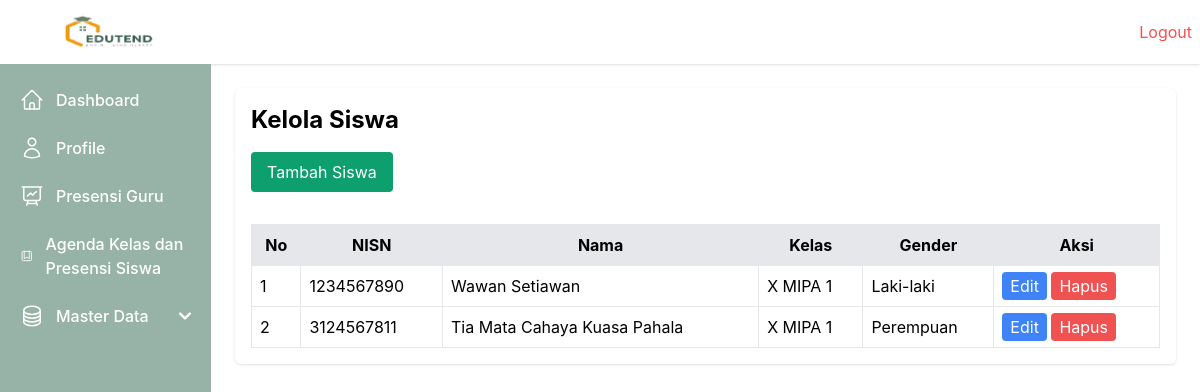
/siswa/ (signed in), run on an earlier commit of the app's database.
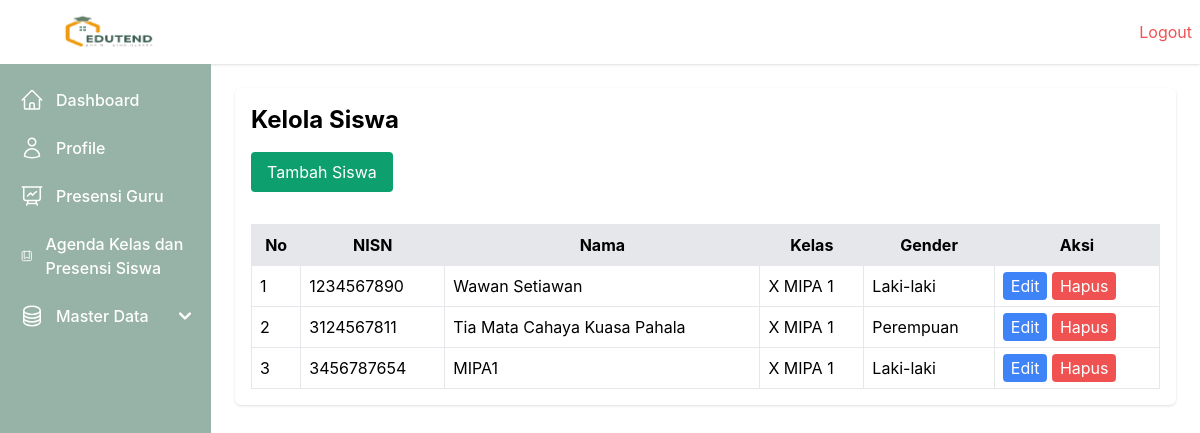
And on a later commit of the database.
### webabsensi/models.py (models this page shows, shortened)
class Student(models.Model):
    GENDER_CHOICES = [
        ('L', 'Laki-laki'),
        ('P', 'Perempuan'),
    ]
    nisn = models.CharField(max_length=20, unique=True)
    id_kelas = models.ForeignKey(Class, on_delete=models.CASCADE)
    nama = models.CharField(max_length=50)
    gender = models.CharField(max_length=1, choices=GENDER_CHOICES)
    created_at = models.DateTimeField(auto_now_add=True)
    updated_at = models.DateTimeField(auto_now=True)

class Class(models.Model):
    nama_kelas = models.CharField(max_length=50, unique=True)
    created_at = models.DateTimeField(auto_now_add=True)
    updated_at = models.DateTimeField(auto_now=True)

### webabsensi/views.py (the view)
        def wrapper(request, *args, **kwargs):
            user_id = request.session.get('user_id')
            if not user_id:
                messages.error(request, 'Anda harus login terlebih dahulu.')
                return redirect('login')
            user = User.objects.get(id=request.session['user_id'])
            if user.role not in allowed_roles:
                return render(request, '403.html', {'message': 'Anda tidak memiliki izin untuk mengakses halaman ini.'})
            request.user = user  # Tambahkan user ke request agar dapat digunakan di template
            return view_func(request, *args, **kwargs)

### webabsensi/views.py (called while the page is built)
def role_required(allowed_roles):
    def decorator(view_func):
        def wrapper(request, *args, **kwargs):
            user_id = request.session.get('user_id')
            if not user_id:
                messages.error(request, 'Anda harus login terlebih dahulu.')
                return redirect('login')
            user = User.objects.get(id=request.session['user_id'])
            if user.role not in allowed_roles:
                return render(request, '403.html', {'message': 'Anda tidak memiliki izin untuk mengakses halaman ini.'})
            request.user = user  # Tambahkan user ke request agar dapat digunakan di template
            return view_func(request, *args, **kwargs)
        return wrapper
    return decorator

@role_required(['Tata Usaha', 'Kepala Sekolah'])
def manage_students(request):
    students = Student.objects.select_related('id_kelas').all()
    context = {'students': students}
    return render(request, 'students/manage_students.html', context)

### webabsensi/templates/students/manage_students.html (shortened to what this page needs)
{% extends 'base.html' %} {% block content %}
<div class="">
  <h1 class="text-2xl font-bold mb-4">Kelola Siswa</h1>
  <a
    href="{% url 'add_student' %}"
    class="bg-green-500 text-white px-4 py-2 rounded mb-4 inline-block"
    >Tambah Siswa</a
  >
  <table id="students-table" class="w-full mt-4 border">
    <thead class="bg-gray-200">
      <tr>
        <th class="p-2 border">No</th>
        <th class="p-2 border">NISN</th>
        <th class="p-2 border">Nama</th>
        <th class="p-2 border">Kelas</th>
        <th class="p-2 border">Gender</th>
        <th class="p-2 border">Aksi</th>
      </tr>
    </thead>
    <tbody>
      {% for student in students %}
      <tr>
        <td class="p-2 border">{{ forloop.counter }}</td>
        <td class="p-2 border">{{ student.nisn }}</td>
        <td class="p-2 border">{{ student.nama }}</td>
        <td class="p-2 border">{{ student.id_kelas.nama_kelas }}</td>
        <td class="p-2 border">{{ student.get_gender_display }}</td>
        <td class="p-2 border">
          <a
            href="{% url 'edit_student' student.id %}"
            class="bg-blue-500 text-white px-2 py-1 rounded"
            >Edit</a
          >
          <a
            href="{% url 'delete_student' student.id %}"
            class="bg-red-500 text-white px-2 py-1 rounded"
            onclick="return confirm('Yakin ingin menghapus siswa ini? Semua data yang terkait siswa ini akan dihapus, seperti absensi dll')"
            >Hapus</a
          >
        </td>
      </tr>
      {% endfor %}
    </tbody>
  </table>
</div>
{% endblock %}

### webabsensi/templates/base.html (shortened to what this page needs)
<!DOCTYPE html>
<html lang="en">
  <head>
    {% load static %}
    <link rel="stylesheet" href="{% static '/css/output.css' %}" />
    <link
      href="https://cdn.jsdelivr.net/npm/flowbite@2.5.2/dist/flowbite.min.css"
      rel="stylesheet"
    />
  </head>
  <body class="h-screen">
    {% include "navbar.html" %}
    <div class="flex justify-between">
      {% include "sidebar.html" %}
      <div class="w-full">
        <div class="p-6 flex-1 overflow-y-auto">
          <div class="bg-white p-4 shadow rounded-md">
            {% block content %} {% endblock %}
          </div>
        </div>
      </div>
    </div>
  </body>
</html>

### webabsensi/templates/navbar.html
{% load static %}
<div class="bg-white w-full p-2 shadow flex justify-between p-0">
  <div class="w-[200px] flex justify-center">
    <img src="{% static '/logo/logo-baru.png' %}" class="h-12" />
  </div>
  <div class="items-center flex justify-center">
    <a href="{% url 'logout' %}" class="text-red-500">Logout</a>
  </div>
</div>

### webabsensi/templates/sidebar.html (shortened to what this page needs)
{% load static %}
<aside
  id="default-sidebar"
  class="fixed md:relative top-0 left-0 z-40 w-64 h-screen transition-transform -translate-x-full sm:translate-x-0"
  aria-label="Sidebar"
>
  <div class="h-full px-3 py-4 overflow-y-auto bg-custom-green text-white">
    <ul class="space-y-2 font-medium">
      <li>
        <a
          href="/dashboard"
          class="flex items-center p-2 text-white rounded-lg dark:text-white hover:bg-gray-100 dark:hover:bg-gray-700 group"
        >
          <span class="ms-3">Dashboard</span>
        </a>
      </li>
      <li>
        <a
          href="{% url 'profile' %}"
          class="flex items-center p-2 text-white rounded-lg dark:text-white hover:bg-gray-100 dark:hover:bg-gray-700 group"
        >
          <span class="ms-3">Profile</span>
        </a>
      </li>
      <li>
        <a
          href="{% url 'manage_attendance_guru' %}"
          class="flex items-center p-2 text-white rounded-lg dark:text-white hover:bg-gray-100 dark:hover:bg-gray-700 group"
        >
          <span class="ms-3">Presensi Guru</span>
        </a>
      </li>
      <li>
        <a
          href="{% url 'manage_absensi_siswa' %}"
          class="flex items-center p-2 text-white rounded-lg dark:text-white hover:bg-gray-100 dark:hover:bg-gray-700 group"
        >
          <span class="ms-3">Agenda Kelas dan Presensi Siswa</span>
        </a>
      </li>
      {% if user.role == "Tata Usaha" or user.role == "Kepala Sekolah" %}
      <li>
        <button
          type="button"
          class="flex items-center w-full p-2 text-base text-white transition duration-75 rounded-lg group hover:bg-gray-100 dark:text-white dark:hover:bg-gray-700"
          aria-controls="dropdown-example"
          data-collapse-toggle="dropdown-example"
        >
          <span class="flex-1 ms-3 text-left rtl:text-right whitespace-nowrap"
            >Master Data</span
          >
          <svg
            class="w-3 h-3"
            aria-hidden="true"
            xmlns="http://www.w3.org/2000/svg"
            fill="none"
            viewBox="0 0 10 6"
          >
            <path
              stroke="currentColor"
              stroke-linecap="round"
              stroke-linejoin="round"
              stroke-width="2"
              d="m1 1 4 4 4-4"
            />
          </svg>
        </button>
      </li>
      {% endif %}
    </ul>
  </div>
</aside>

What changed in the data, as far as the page shows it:
added Student: nisn "3456787654", nama "MIPA1", id_kelas.nama_kelas "X MIPA 1", gender "Laki-laki"
